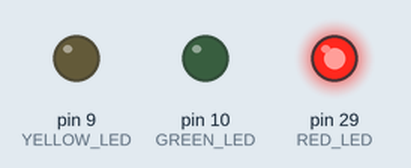
Simulated run of this sketch. Board: Arduino Mega 2560, built with avr-gcc and run on an emulated ATmega2560. On the bench: output pins drawn as LEDs (lit = HIGH).

Above: at 2.2 s.
At 4.6 s:
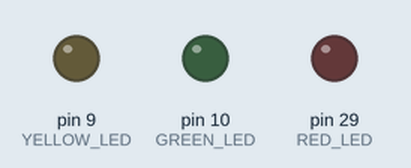
At 7.7 s:
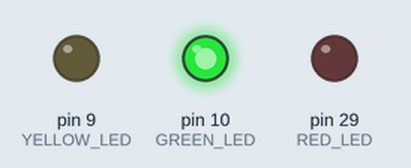
At 11.9 s:
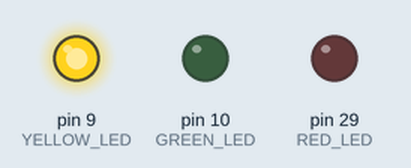
Timing chart, 0 to 17.0 s (numbered marks = the images above):
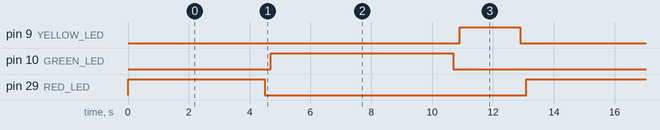

Measured:
- by itself, pin 9 (YELLOW_LED): alternates HIGH for 2.0 s and LOW for 11.1 s
- by itself, pin 10 (GREEN_LED): alternates HIGH for 6.0 s and LOW for 7.1 s
- by itself, pin 29 (RED_LED): alternates HIGH for 4.5 s and LOW for 8.6 s

The sketch:

TrafficLED.ino
```cpp
//Create a Traffic Light Simulation
//
#define RED_LED 29
#define YELLOW_LED 9
#define GREEN_LED 10
void setup() {
  // put your setup code here, to run once:
  pinMode(RED_LED, OUTPUT); // Configure the red LED as a digital output
  pinMode(YELLOW_LED, OUTPUT); // Configure the yellow LED as a digital output
  pinMode(GREEN_LED, OUTPUT); // Configure the green LED as a digital output
}

void loop() { //repeats forever
  digitalWrite(RED_LED, HIGH);   // Set the voltage level on the RED_LED pin to HIGH
  digitalWrite(GREEN_LED, LOW); // Set the voltage level on the GREEN_LED pin to LOW
  digitalWrite(YELLOW_LED, LOW); // Set the voltage level on the YELLOW_LED pin to LOW

  delay(4500);               // Wait for 1,000ms (approximately)

  digitalWrite(RED_LED, LOW); // Set the voltage level on the RED_LED pin to LOW
  delay(200);


  digitalWrite(GREEN_LED, HIGH);   // Set the voltage level on the GREEN_LED pin to HIGH
  digitalWrite(YELLOW_LED, LOW); // Set the voltage level on the YELLOW_LED pin to LOW
  digitalWrite(RED_LED, LOW); // Set the voltage level on the RED_LED pin to LOW

  delay(6000);               // Wait for 1,000ms (approximately)

  digitalWrite(GREEN_LED, LOW); // Set the voltage level on the GREEN_LED pin to LOW
  delay(200);

  digitalWrite(YELLOW_LED, HIGH);   // Set the voltage level on the YELLOW_LED pin to HIGH
  digitalWrite(GREEN_LED, LOW); // Set the voltage level on the GREEN_LED pin to LOW
  digitalWrite(RED_LED, LOW); // Set the voltage level on the RED_LED pin to LOW

  delay(2000);               // Wait for 1,000ms (approximately)

  digitalWrite(YELLOW_LED, LOW); // Set the voltage level on the YELLOW_LED pin to LOW
  delay(200);
}
```
